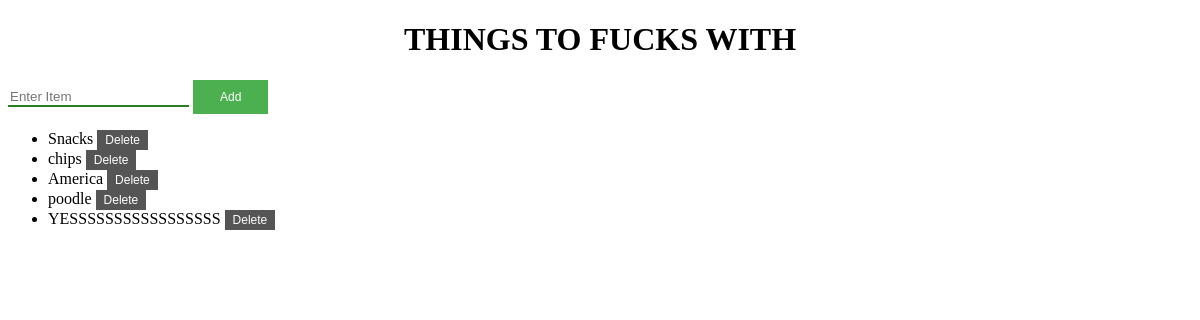
Page /todo/ on the earlier database version.
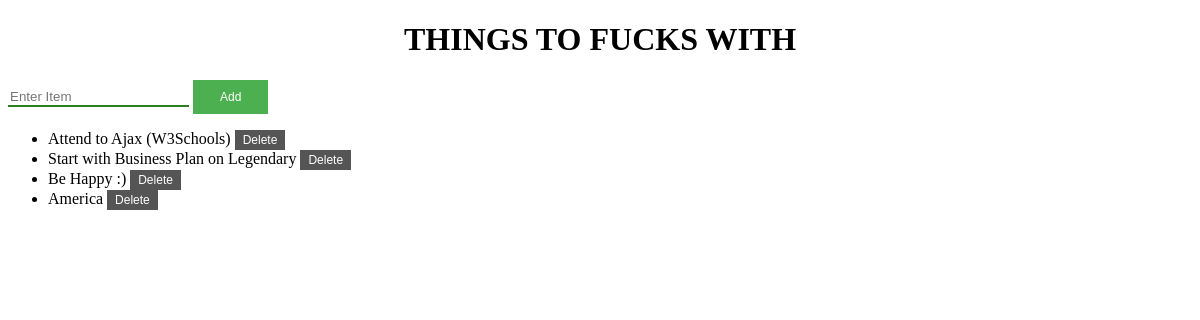
Same page on the later database version.
### todo/models.py (models this page shows)
class TodoItem(models.Model):
    content = models.TextField()

### todo/views.py (the view)
# urls.py: path('todo/', todoView),
def todoView(request):
    all_todo_items = TodoItem.objects.all()
    return render(request, 'todo.html',
        {'all_items': all_todo_items})

### templates/todo.html (shortened to what this page needs)
{% load static %}
<!DOCTYPE html>
<head>
    <link rel="stylesheet" type="text/css" href="{% static 'css/style.css' %}"/>
</head>
<body>
    <h1>Things to fucks with</h1>
    <form action="/addTodo/" method="post">{% csrf_token %}
        <input type="text" name="content" placeholder="Enter Item"/>
        <button id="add" type="submit">Add</button>
    </form>
    <ul>
        {% for todo_item in all_items %}
            <li>{{ todo_item.content }}
                <form id="dlt" action="/deleteTodo/{{todo_item.id}}/"
                style="display:inline;"
                method="post">{% csrf_token %}
                    <button id="dlt" type="submit">Delete</button>
                </form>
            </li>
        {% endfor %}
    </ul>
</body>
</html>

### static/css/style.css (style rules this page uses)
h1 { text-align: center; text-transform: uppercase; }
input[type=text] { border: none; border-bottom: 2px solid rgb(42, 126, 34); }
button#add { background-color: #4CAF50; border: none; color: white; padding: 10px 27px; text-align: center; text-decoration: none; display: inline-block; font-size: 12px; transition-duration: 0.4s; }
button#dlt { background-color: #555555; color: white; border: 2px solid #555555; font-size: 12px; transition-duration: 0.4s; }

Differences in the rows shown:
removed TodoItem: content "Snacks"
removed TodoItem: content "chips"
removed TodoItem: content "poodle"
removed TodoItem: content "YESSSSSSSSSSSSSSSSS"
added TodoItem: content "Attend to Ajax (W3Schools)"
added TodoItem: content "Start with Business Plan on Legendary"
added TodoItem: content "Be Happy :)"
